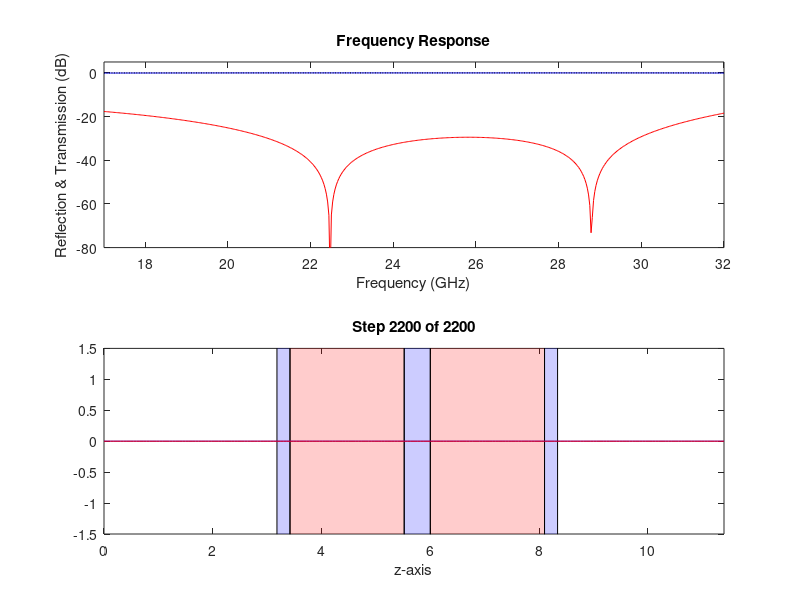

This chart was generated by the following MATLAB code:
% Multilayer_Radome_1D_FDTD.m
% Calculate Reflectance and Transmittance of a multilayer radome

% INITIALIZE MATLAB
close all;
clc;
clear all;

% UNITS
meters  = 1;
seconds = 1;

centimeters = 1e-2 * meters;
millimeters = 1e-3 * meters;
inches      = 2.54 * centimeters;
hertz       = 1/seconds;
kilohertz   = 1e3 * hertz;
megahertz   = 1e6 * hertz;
gigahertz   = 1e9 * hertz;

% CONSTANTS
c0 = 299792458 * meters/seconds;
e0 = 8.8541878176e-12 * 1/meters;
u0 = 1.2566370614e-6 * 1/meters;

%%%%%%%%%%%%%%%%%%%%%%%%%%%%%%%%%%%%%
% STEP 1 -- DASHBOARD
%%%%%%%%%%%%%%%%%%%%%%%%%%%%%%%%%%%%%

% SOURCE PARAMETERS
fmin  = 17.0 * gigahertz;
fmax  = 32.0 * gigahertz;
NFREQ = 500;
FREQ  = linspace(fmin,fmax,NFREQ);

% DEVICE PARAMETERS FOR MULTILAYER RADOME
er1 = 1.1; % Millifoam
er2 = 4.0; % GFRP
er3 = 1.0; % Air
L1  = 2.1 * millimeters;
L2  = 0.24 * millimeters;
L3  = 0.48 * millimeters;

urmax = 1;

% GRID PARAMETERS
ermax = max([er1 er2 er3]);    % Find greatest dielectric constant
nmax  = sqrt(ermax * urmax);   % Greatest dk used to calculate refractive index

DDAT  = [L2 L1 L3 L1 L2];      % Setup material length array 
erDAT = [er2 er1 er2 er1 er2]; % Setup material dielectric constant array

NRES_LAM = 60;                 % Resolution in cells per wavelength
NRES_D   = 2;                  % 
NSPC     = [50 50];          % Buffer of free space before and after device

%%%%%%%%%%%%%%%%%%%%%%%%%%%%%%%%%%%%%
% STEP 2 -- CALCULATE GRID
%%%%%%%%%%%%%%%%%%%%%%%%%%%%%%%%%%%%%

% CALCULATE INITIAL GRID RESOLUTION
Lmin    = min([L1 L2 L3]);  % Find minimum physical length
lam_min = c0/fmax/nmax;     % Calculate minimum lambda at fmax and in nmax
dz1     = lam_min/NRES_LAM; % Minimum dz based on resolution min lam / resolution
dz2     = Lmin/NRES_D;      % Find min dz based on Lmin physical dimention
dz      = min([dz1 dz2]);   % Choose dz to be smallest of dz1 and dz2

% SNAP GRID TO CRITICAL DIMENSIONS
nz = ceil(Lmin/dz)
dz = Lmin/nz

% CALCULATE NUMBER OF GRID CELLS
Nz = ceil(L2/dz) + ceil(L1/dz) + ceil(L3/dz) +ceil(L1/dz) + ceil(L2/dz)+ sum(NSPC) + 3

% CALCULATE ARRAY OF E FIELD POSITION
za = [0:Nz-1]*dz;

%%%%%%%%%%%%%%%%%%%%%%%%%%%%%%%%%%%%%
% STEP 3 -- MODEL DEVICE ON THE GRID
%%%%%%%%%%%%%%%%%%%%%%%%%%%%%%%%%%%%%

% INITIALIZE MATERIALS
ERxx = er3*ones(1,Nz);  % er3 is free-space permitivity
URyy = ones(1,Nz);      % ur =  1 since non magnetic material

% CALCULATE START AND STOP INDICIES OF SLAB & INCORPORATE SLAB INTO ERxx
nz0 = 2 + NSPC(1) + 1;           % nz0 is start of radome
nz1 = nz0;                       % set nz1 to start index of radome
for nd = 1 : length(DDAT)
    nz2 = nz0 + round(sum(DDAT(1:nd))/dz) - 1; % Loop for start/stop of each layer in DDAT
    ERxx(nz1:nz2) = erDAT(nd);        % Insert er for material
    x1     = nz1*dz/millimeters
    % Fill xx array with stop and start values for visualisation of layers
    xx(nd, 1) = x1;  % These lines draw closed rectangle with yy (fixed)
    xx(nd, 4) = x1;
    xx(nd, 5) = x1;      
    % update next nz1 start index for next layer
    nz1    = nz2 + 1;
    
    x2     = nz1*dz/millimeters
    xx(nd, 2) = x2;
    xx(nd, 3) = x2;
end
%xx    % Uncomment to check xx array for visualisation of layers

% CALCULATE SLABS TO PLOT FOR VISUALISATION !!! ADD TO LOOP
yy = [ -2 -2 +2 +2 -2 ];  % Disitance of y dimension should be heigher than plot 

%plot(za/millimeters,ERxx) % Uncomment to plot er of structure layers

%%%%%%%%%%%%%%%%%%%%%%%%%%%%%%%%%%%%%
% STEP 4 -- CALCULATE THE TIME STEP
%%%%%%%%%%%%%%%%%%%%%%%%%%%%%%%%%%%%%

% DETERMINE REFRACTIVE INDEX AT BOUNDARIES
nbc = sqrt(URyy(1)*ERxx(1));

% CALCULATE TIME STEP FOR PABC
dt = nbc*dz/(2*c0);

%%%%%%%%%%%%%%%%%%%%%%%%%%%%%%%%%%%%%
% STEP 5 -- CALCULATE THE SOURCE
%%%%%%%%%%%%%%%%%%%%%%%%%%%%%%%%%%%%%

% POSITION OF SOURCE
k_src = 2;    % 2nd cell into simulation domain, from the left.

% CALCULATE GAUSSIAN PULSE PARAMETERS
tau = 0.5/fmax;
t0 = 3*tau;

% CALCULATE TIME ARRAY
N = 2200;
t = [0:N-1]*dt;

% CALCULATE Ex SOURCE
Exsrc = exp(-((t - t0)/tau).^2);

% CALCULATE Hy SOURCE
nsrc  = sqrt(ERxx(k_src)*URyy(k_src));
s     = 0.5*nsrc*dz/c0 - dt/2;
A     = sqrt(ERxx(k_src)/URyy(k_src));
Hysrc = A*exp(-((t - t0 + s)/tau).^2);

%%%%%%%%%%%%%%%%%%%%%%%%%%%%%%%%%%%%%
% STEP 6 -- CALCULATE UPDATE COEFFICIENTS
%%%%%%%%%%%%%%%%%%%%%%%%%%%%%%%%%%%%%

% CALCULATE UPDATE COEFFICIENTS
mEx = -(c0*dt/dz)./ERxx;
mHy = -(c0*dt/dz)./URyy;

%%%%%%%%%%%%%%%%%%%%%%%%%%%%%%%%%%%%%
% STEP 7 -- INITIALIZE FOURIER TRANSFORMS
%%%%%%%%%%%%%%%%%%%%%%%%%%%%%%%%%%%%%

% CALCULATE KERNALS
K = exp((-1i*2*pi*dt)*FREQ);

% INITIALIZE FOURIER TRANSFORM ARRAYS
ExR = zeros(1,NFREQ);
ExT = zeros(1,NFREQ);
SRC = zeros(1,NFREQ);

%%%%%%%%%%%%%%%%%%%%%%%%%%%%%%%%%%%%%
% STEP 8 -- INITIALIZE FIELDS TO ZERO
%%%%%%%%%%%%%%%%%%%%%%%%%%%%%%%%%%%%%

% INITIALIZE FIELDS TO ZERO
Ex = zeros(1,Nz);
Hy = zeros(1,Nz);

% INITIALIZE BOUNDARY FIELD TERMS
E1 = 0;    E2 = 0;
H1 = 0;    H2 = 0;

%
% MAIN FDTD LOOP -- ITERATE OVER TIME
%
for n = 1 : N
  
  % Step a -- Update Ex Boundary Terms
  E2 = E1;
  E1 = Ex(Nz);
  
  % Step b -- Update Ex
  Ex(1) = Ex(1) + mEx(1)*(Hy(1) - H2);  % With Direchlet BC so Hy(0) = 0
  for k = 2 : Nz
    Ex(k) = Ex(k) + mEx(k)*(Hy(k) - Hy(k-1));
  end
  
  % Step c -- Incorporate TF/SF Correction Term
  Ex(k_src) = Ex(k_src) - mEx(k_src)*Hysrc(n);
  
  % Step d -- Update Hy Boundary Terms
  H2 = H1;
  H1 = Hy(1);
  
  % Step e -- Update Hy
  
  for k = 1 : Nz -1
    Hy(k) = Hy(k) + mHy(k)*(Ex(k+1) - Ex(k));
  end
  Hy(Nz) = Hy(Nz) + mHy(Nz)*(E2 - Ex(Nz));  % With Direchlet BC so Ex(k+1) = 0
  
  % Step f -- Incorporate TF/SF Correction Term
  Hy(k_src-1) = Hy(k_src - 1) - mHy(k_src - 1)*Exsrc(n);
  
  % Step g -- Update Fourier Transforms
  for nf = 1 : NFREQ
    ExR(nf) = ExR(nf) + (K(nf)^n)*Ex(1);
    ExT(nf) = ExT(nf) + (K(nf)^n)*Ex(Nz);
    SRC(nf) = SRC(nf) + (K(nf)^n)*Exsrc(n);  
  end
  
  % Step h -- Visualize Simulation
  if ~mod(n,50)
    
    % Calculate Spectra
    REF = abs(ExR./SRC).^2;
    TRN = abs(ExT./SRC).^2;
    CON = REF + TRN;
    
    % Prepare Figure Window
    clf;

    subplot(212);
    % Draw the Rectangle
    for nd = 1 : length(DDAT)
    if ~mod(nd,2)
       fill(xx(nd,[1 2 3 4 5]),yy,'r','FaceAlpha',0.2);      %% loop for slabs
    else
       fill(xx(nd,[1 2 3 4 5]),yy,'b','FaceAlpha',0.2);
    end
    hold on;
    end   
    % Plot Fields
    plot(za/millimeters,Ex, '-b');
    hold on;
    plot(za/millimeters,Hy, '-r');
    hold off;
    xlim([za(1) za(Nz)]/millimeters/meters);
    ylim([-1.5 1.5]);
    xlabel('z-axis');
    title(['Step ' num2str(n) ' of ' num2str(N) ]);
    % Show Spectra
    subplot(211);
    plot(FREQ/gigahertz,10*log10(REF), '-r');
    hold on;
    plot(FREQ/gigahertz,10*log10(TRN), '-b');
    plot(FREQ/gigahertz,10*log10(CON), ':k');
    hold off;
    xlim([fmin fmax]/gigahertz);
    ylim([-80 5]); % Change limits to suit...
    xlabel('Frequency (GHz)');
    ylabel('Reflection & Transmission (dB)');
    title('Frequency Response');
    drawnow;
  end 
end

